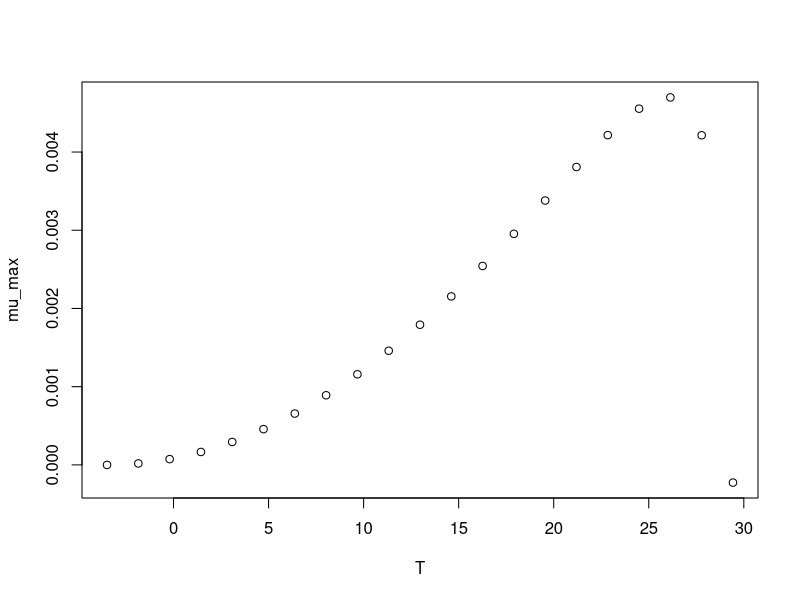

The R source for this figure:
#############################
# start of Parameter script
#############################
T <- seq(-3.4965034965035,29.4294,length.out=21)
#############################
# end of Parameter script
#############################
############################# 
# start of Model script Gropin ID 408 
#############################
 
# constant coefficients for this model
 
variables <- data.frame(T)
argumentsPar <- expand.grid(variables)
 
# heart of the model
response_surface <- function(T) {
   mumax <-(4.7*(10^-3)*(T-29.4)*((T+3.5)^2))/((26+3.5)*((26+3.5)*(T-26)-(26-29.4)*(26-3.5-2*T)))

return(mumax=mumax)
} 

# output parameters
mumax <- cbind(argumentsPar,response_surface(argumentsPar['T']))
colnames(mumax) <- c(colnames(argumentsPar),'mumax')
#############################
# End of Model script
#############################
############################# 
# start of Visualisation script Gropin ID 408 
#############################
plot(T,mumax$mumax,
                          xlab='T',
                          ylab='mu_max')
#############################
# End of Visualisation script
#############################
